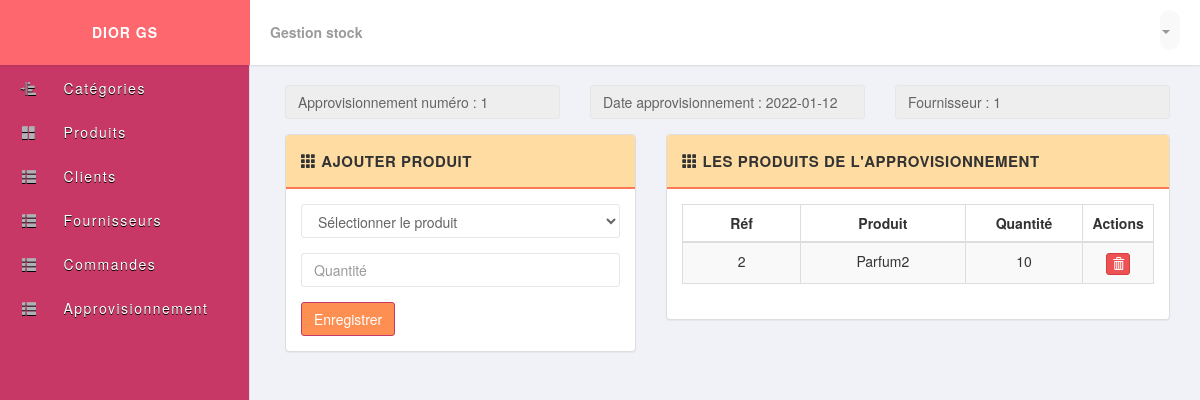
/approvisionnement_produit.php?num=1, run on the app's committed database.
### tables this page shows
CREATE TABLE IF NOT EXISTS `approvisionnement` (
  `num` int(11) NOT NULL,
  `date_app` date NOT NULL,
  `id_fournisseur` int(11) NOT NULL
);

CREATE TABLE IF NOT EXISTS `approvisionnement_produit` (
  `num` int(11) NOT NULL,
  `ref` int(11) NOT NULL,
  `quantite` int(11) NOT NULL,
  PRIMARY KEY (`ref`,`num`)
);

CREATE TABLE IF NOT EXISTS `produit` (
  `reference` varchar(20) NOT NULL,
  `description` varchar(100) NOT NULL,
  `quantite_stock` int(11) NOT NULL,
  `prix_achat` float NOT NULL,
  `prix_vente` float NOT NULL,
  `categorie` int(50) NOT NULL,
  PRIMARY KEY (`reference`)
);

### dbaccess.php (called while the page is built, shortened)
<?php
class Dbaccess
{
    private $_dbHost = 'localhost';
    private $_dbUser = 'root';
    private $_dbPass = '';
    private $_dbName = 'diorgs';
    private $_statement;
    private $_dbHandler;
    public function __construct()
    {
        $conn = 'mysql:host=' . $this->_dbHost . ';dbname=' . $this->_dbName . ';port=3308';
        try {
            $this->_dbHandler = new PDO($conn, $this->_dbUser, $this->_dbPass);
        } catch (PDOException $e) {
            $this->_error = $e->getMessage();
            echo $this->_error;
        }
    }
    public function query($sql)
    {
        $this->_statement = $this->_dbHandler->prepare($sql);
    }
    public function execute()
    {
        return $this->_statement->execute();
    }
    public function resultSet()
    {
        $this->execute();
        return $this->_statement->fetchAll(PDO::FETCH_OBJ);
    }
    public function single()
    {
        $this->execute();
        return $this->_statement->fetch(PDO::FETCH_OBJ);
    }
}

### Classes.php (called while the page is built, shortened)
<?php
require_once('dbaccess.php');
class Approvisionnement
{
    private  $_num;
    public function setNum($num)
    {
        $this->_num = $num;
    }
    public function trouverApprovisionnement()
    {
        $_dba = new Dbaccess();
        $_dba->query("Select * from approvisionnement where num='" . $this->_num . "'");
        return $_dba->single();
    }
};
class ApprovisionnementProduit
{
    public function getAll()
    {
        $_dba = new Dbaccess();
        $_dba->query("Select * from approvisionnement_produit cp
                    inner join approvisionnement a on cp.num=a.num
                    inner join produit p on p.reference=cp.ref");
        return $_dba->resultSet();
    }
};

### approvisionnement_produit.php (the view, shortened to what this page needs)
<?php
require_once('Classes.php');
$cmdapp = new ApprovisionnementProduit();
$lst = $cmdapp->getAll();
$app = new Approvisionnement();
$app->setNum($_GET['num']);
$app = $app->trouverApprovisionnement();
?>
<?php include_once('header.php'); ?>
<div class="row" style="margin-bottom:15px">
  <div class="col-md-4">
    <input type="text" class="form-control" name="num_commande" value="Approvisionnement numéro : <?php echo $app->num ?>" disabled>
  </div>
  <div class="col-md-4">
    <input type="text" class="form-control" name="num_commande" value="Date approvisionnement : <?php echo $app->date_app ?>" disabled>
  </div>
  <div class="col-md-4">
    <input type="text" class="form-control" name="num_commande" value="Fournisseur : <?php echo $app->id_fournisseur ?>" disabled>
  </div>
</div>
<div class="row">
  <div class="col-md-5">
    <div class="panel panel-default">
      <div class="panel-heading">
        <strong>
          <span class="glyphicon glyphicon-th"></span>
          <span>Ajouter produit</span>
        </strong>
      </div>
      <div class="panel-body">
        <form method="post" action="enregistrer_approvisionnement_produit.php?num=<?php echo $app->num ?>">
          <div class="form-group">
            <div class="row">
              <div class="col-md-12">
                <select class="form-control" name="produit">
                  <option value="">Sélectionner le produit</option>
                </select>
              </div>
            </div>
          </div>
          <div class="form-group">
            <input type="number" class="form-control" name="quantite" placeholder="Quantité">
          </div>
          <button type="submit" name="enregistrer_approvisionnement_produit" class="btn btn-primary">Enregistrer</button>
        </form>
      </div>
    </div>
  </div>
  <div class="col-md-7">
    <div class="panel panel-default">
      <div class="panel-heading">
        <strong>
          <span class="glyphicon glyphicon-th"></span>
          <span>Les produits de l'approvisionnement</span>
        </strong>
      </div>
      <div class="panel-body">
        <table class="table table-bordered table-striped table-hover">
          <thead>
            <tr>
              <th class="text-center" style="width: 25%;">Réf</th>
              <th class="text-center" style="width: 35%;">Produit</th>
              <th class="text-center" style="width: 25%;">Quantité</th>
              <th class="text-center" style="width: 20%;">Actions</th>
            </tr>
          </thead>
          <tbody>
            <?php foreach ($lst as $c) : ?>
              <tr>
                <td class="text-center"><?php echo $c->ref; ?></td>
                <td class="text-center"><?php echo $c->description; ?></td>
                <td class="text-center"><?php echo $c->quantite; ?></td>
                <td class="text-center">
                  <div class="btn-group">
                    <a href="supprimer_approvisionnement_produit.php?num=<?php echo $app->num;
                                                                        ?>&ref=<?php echo $c->ref
                                                              ?>" class="btn btn-xs btn-danger" data-toggle="tooltip" title="Remove">
                      <span class="glyphicon glyphicon-trash"></span>
                    </a>
                  </div>
                </td>
              </tr>
            <?php endforeach; ?>
          </tbody>
        </table>
      </div>
    </div>
  </div>
</div>
</div>
<?php include_once('footer.php'); ?>

### css/main.css (style rules this page uses)
body { font-family: 'Helvetica Neue', Helvetica, Arial, sans-serif; font-weight: 400; overflow-x: hidden; overflow-y: auto; background: #f1f2f7; height: 100%; width: 100%; }
a { color #777; text-decoration: none; }
.panel-default >.panel-heading { background-color: #FFDCA2; border-bottom: 2px solid #FF7857; font-size: 15px; text-transform: uppercase; letter-spacing: .5px; padding: 15px; }
.form-control { color: #646464; border: 1px solid #e6e6e6; border-radius: 3px; -webkit-box-shadow: none; -moz-box-shadow: none; box-shadow: none; -moz-transition: all .15s ease-out; -webkit-transition: all .15s ease-out; transition: all .15s ease-out; }
.btn { border-radius: 3px; -webkit-transition: all 300ms ease-in-out; -moz-transition: all 300ms ease-in-out; transition: all 300ms ease-in-out; }
.btn-primary { color: #fff; background-color: #FD8F52; border-color: #C73866 }
.btn-danger { background-color: #ed5153 }

### data on the page
approvisionnement: num_commande "Approvisionnement numéro : 1", num_commande "Date approvisionnement : 2022-01-12", num_commande "Fournisseur : 1"
approvisionnement_produit: ref "2", produit.description "Parfum2", quantite "10"
